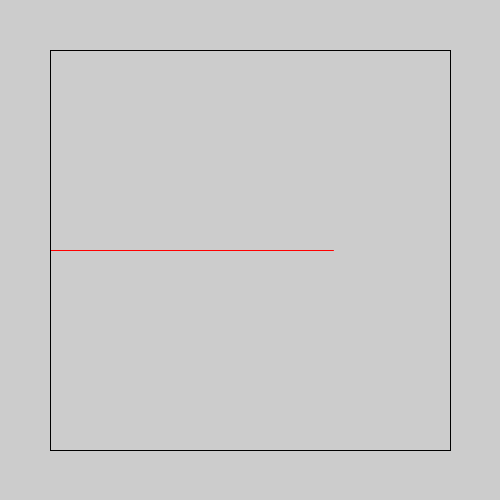
Frame 1 (no input)
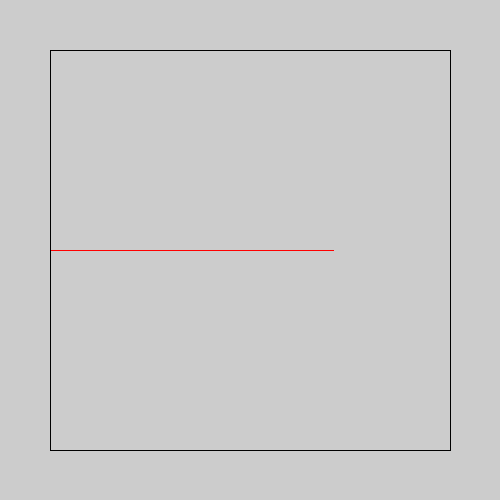
Frame 60 (the mouse pressed at the canvas centre just before this capture)
Frame 120 (the mouse held since frame 60 and released just before this capture): identical to frame 60, image omitted

The Processing sketch that drew these frames (run headless with seeded random() and noise(); from frame 60 on, the mouse is pressed at the canvas centre):

// Processing sketch: sketch_02_20_18_question2
// ── sketch_02_20_18_question2.pde
void setup() {
  size(500, 500);
}

void draw() {
  stroke(255, 0, 0);
  line(50, height/2, 2*width/3, height/2);
  noFill();
  stroke(0, 0, 0);
  rect(50, 50, 400, 400);
 
}
